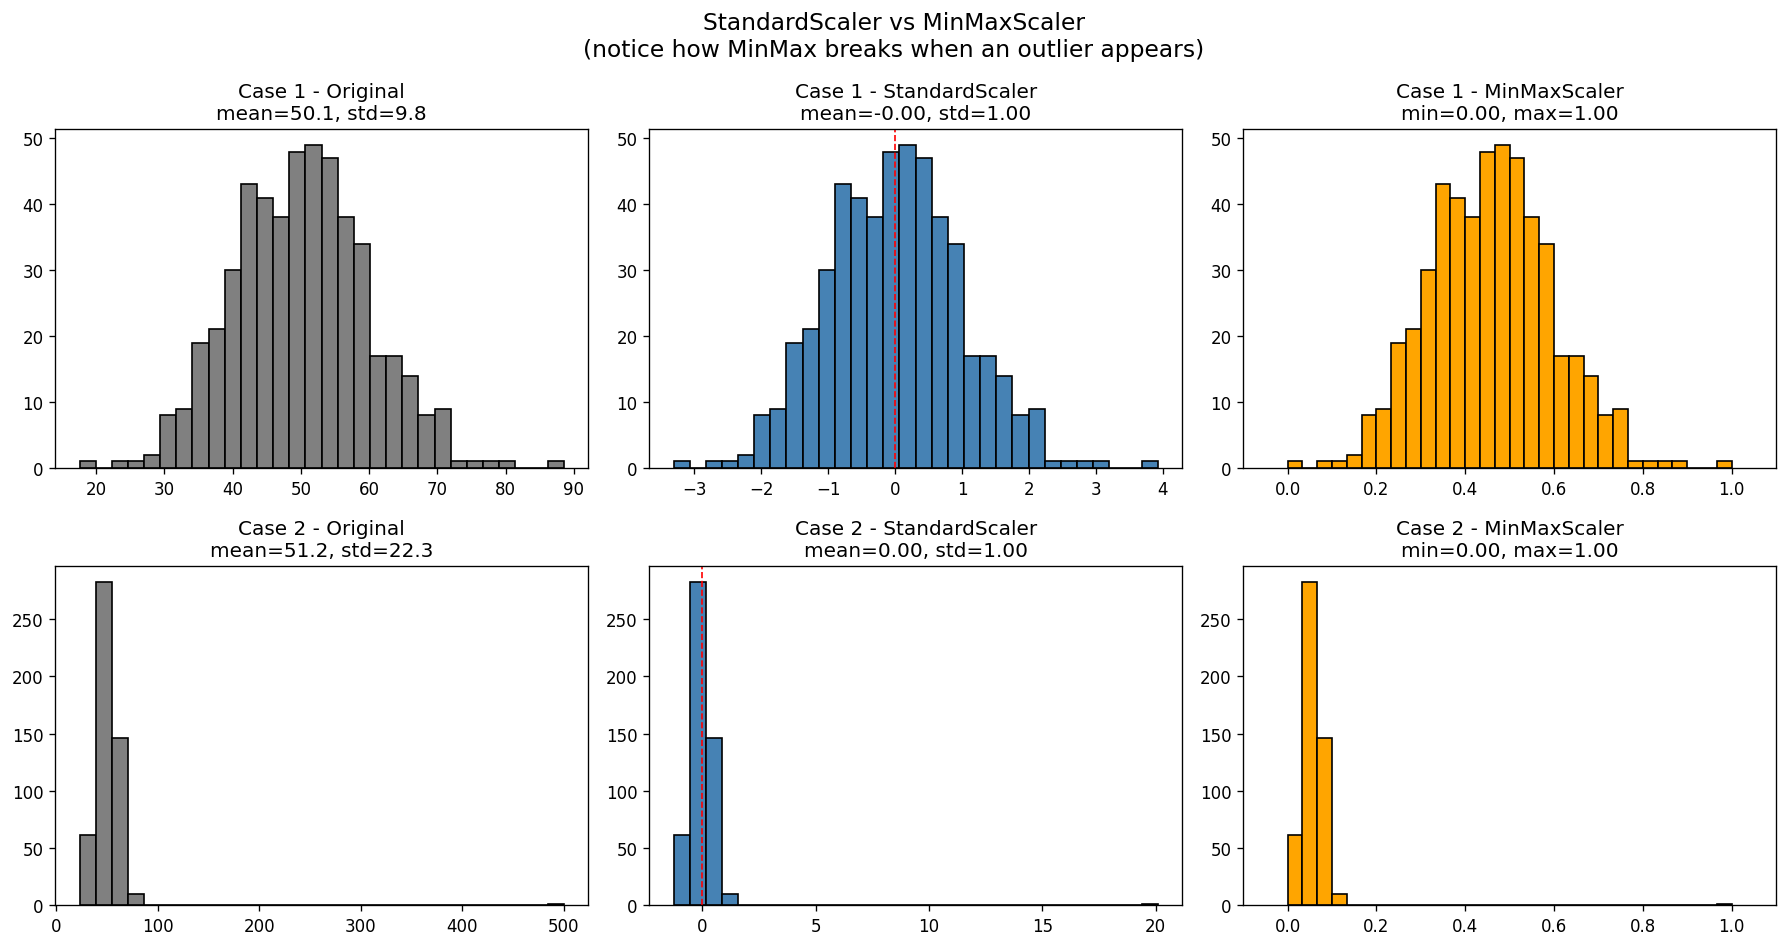

Here is the Python script that generated this plot:
"""
StandardScaler vs MinMaxScaler 視覺對比
=====================================
比較兩種縮放方法在「正常資料」和「有極端值」的情況下表現。

重點觀察：
1. 縮放後資料的「分布形狀不變」，只是 x 軸刻度變了
2. MinMaxScaler 遇到極端值會崩壞（把正常資料擠成一坨）
3. StandardScaler 比較抗極端值
"""

import numpy as np
import matplotlib.pyplot as plt
from sklearn.preprocessing import StandardScaler, MinMaxScaler


def plot_distributions(data, title, ax_row, label):
    """畫出原始 + 兩種縮放後的分布"""
    scaler_std = StandardScaler()
    scaler_minmax = MinMaxScaler()

    data_std = scaler_std.fit_transform(data.reshape(-1, 1)).flatten()
    data_minmax = scaler_minmax.fit_transform(data.reshape(-1, 1)).flatten()

    # 原始
    ax_row[0].hist(data, bins=30, color="gray", edgecolor="black")
    ax_row[0].set_title(f"{label} - Original\nmean={data.mean():.1f}, std={data.std():.1f}")

    # StandardScaler
    ax_row[1].hist(data_std, bins=30, color="steelblue", edgecolor="black")
    ax_row[1].set_title(
        f"{label} - StandardScaler\n"
        f"mean={data_std.mean():.2f}, std={data_std.std():.2f}"
    )
    ax_row[1].axvline(0, color="red", linestyle="--", linewidth=1)

    # MinMaxScaler
    ax_row[2].hist(data_minmax, bins=30, color="orange", edgecolor="black")
    ax_row[2].set_title(
        f"{label} - MinMaxScaler\n"
        f"min={data_minmax.min():.2f}, max={data_minmax.max():.2f}"
    )
    ax_row[2].set_xlim(-0.1, 1.1)


def main():
    np.random.seed(42)

    # 情境 1：正常資料（常態分布）
    normal_data = np.random.normal(loc=50, scale=10, size=500)

    # 情境 2：正常資料 + 一筆極端值
    outlier_data = np.concatenate([
        np.random.normal(loc=50, scale=10, size=499),
        [500],  # 一筆極端值
    ])

    fig, axes = plt.subplots(2, 3, figsize=(15, 8))

    plot_distributions(normal_data, "Normal data", axes[0], "Case 1")
    plot_distributions(outlier_data, "Data with 1 outlier", axes[1], "Case 2")

    fig.suptitle(
        "StandardScaler vs MinMaxScaler\n"
        "(notice how MinMax breaks when an outlier appears)",
        fontsize=14,
    )

    plt.tight_layout()
    out_path = "scaling_comparison.png"
    plt.savefig(out_path, dpi=120, bbox_inches="tight")
    print(f"已存檔：{out_path}")

    # 文字總結
    print("\n=== 數字摘要 ===")
    print("Case 1 (正常資料):")
    print(f"  原始範圍：{normal_data.min():.1f} ~ {normal_data.max():.1f}")
    print(f"  Standard: 平均=0, 標準差=1，資料分散合理")
    print(f"  MinMax:   壓到 [0, 1]，分散合理")

    print("\nCase 2 (有 1 筆極端值=500):")
    minmax_outlier = MinMaxScaler().fit_transform(outlier_data.reshape(-1, 1)).flatten()
    normal_part = minmax_outlier[:-1]  # 排除極端值
    print(f"  原始範圍：{outlier_data.min():.1f} ~ {outlier_data.max():.1f}")
    print(f"  MinMax 後，99% 正常資料被擠到 [{normal_part.min():.3f}, {normal_part.max():.3f}]")
    print(f"  → 等於沒縮放！極端值佔據整個 [0, 1] 空間")

    plt.show()


if __name__ == "__main__":
    main()
